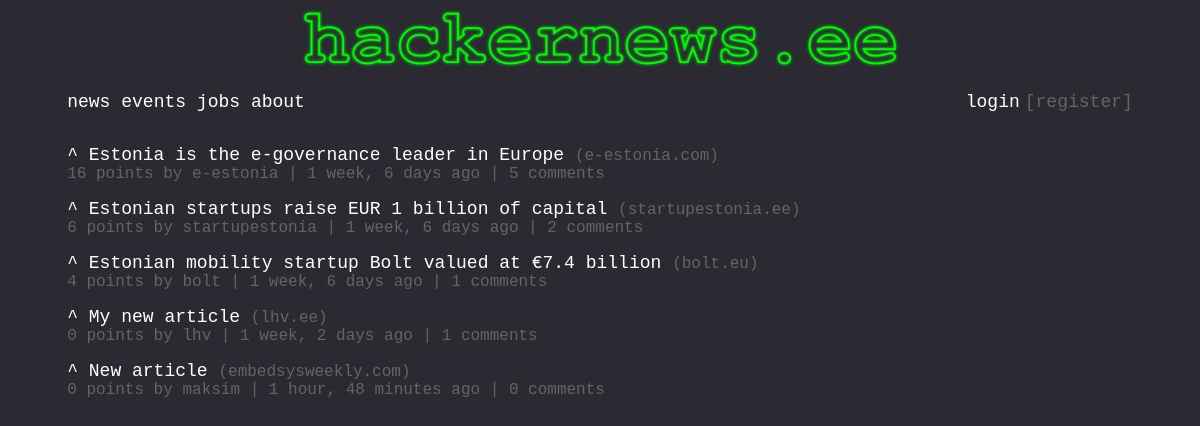
The page / on the database its author committed.
### NewsPost/models.py (models this page shows)
class NewsPost(models.Model):
    title   = models.CharField(max_length=100, blank=False)
    url     = models.URLField(max_length=300, blank=False)
    domain  = models.CharField(max_length=300, blank=False)
    author  = models.CharField(max_length=20, blank=False)
    time    = models.DateTimeField(auto_now_add=True, blank=False)
    votes   = models.IntegerField(default=0, blank=False)
    comments = models.IntegerField(default=0, blank=False)

### pages/views.py (the view)
# urls.py: path('', views.news_view, name='news'),
def news_view(request, *args, **kwargs):
    obj = NewsPost.objects.all().order_by('-votes')
    for item in obj:
        item_id = item.id
        numComment = Comment.objects.all().filter(parent_id=item_id).count()
        item.comments = numComment
    context = {
        'object' : obj,
    }
    return render(request, "news.html", context)

### templates/news.html
{% extends 'base.html' %}
{% block content %}
{% for each in object %}
<article>
  <a href={{"articles/article-1.html"}} class="upvote">^ </a> <a href={{each.url}} class="title">{{ each.title }}</a> <a href={{each.url}} class="link">({{each.domain}})</a>
  <p class="subscript">{{ each.votes }} points by {{ each.author }} | {{ each.time|timesince }} ago | <a href="/newsdetail/{{ each.id }}/" class="link"> {{ each.comments }} comments</a></p>
</article>
{% endfor %}
{% endblock %}

### static/css/style.css (style rules this page uses)
html { font-size: 18px; font-family: "Courier New"; background-color: #2b2a33; color: #FFFFFF; }
article { width: 90%; max-width: 1200px; margin: 0em auto; }
.upvote { color: #FFFFFF; font-size: 18px; text-decoration: none; margin-top: 0px; }
.title { color: #FFFFFF; font-size: 18px; text-decoration: none; }
.link { color: #646464; font-size: 16px; text-decoration: none; }
.subscript { color: #646464; font-size: 16px; text-decoration: none; margin-top: 0px; }

### rows shown on the page
NewsPost: title "Estonia is the e-governance leader in Europe", domain "e-estonia.com", votes "16", author "e-estonia", time "1 week, 6 days", comments "5"
NewsPost: title "Estonian startups raise EUR 1 billion of capital", domain "startupestonia.ee", votes "6", author "startupestonia", time "1 week, 6 days", comments "2"
NewsPost: title "Estonian mobility startup Bolt valued at €7.4 billion", domain "bolt.eu", votes "4", author "bolt", time "1 week, 6 days", comments "1"
NewsPost: title "My new article", domain "lhv.ee", votes "0", author "lhv", time "1 week, 2 days", comments "1"
NewsPost: title "New article", domain "embedsysweekly.com", votes "0", author "maksim", time "1 hour, 48 minutes", comments "0"
